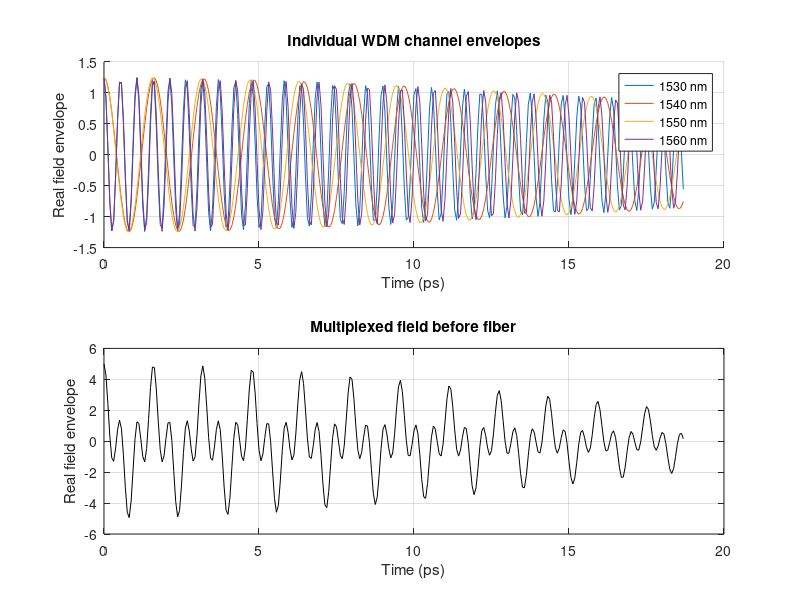
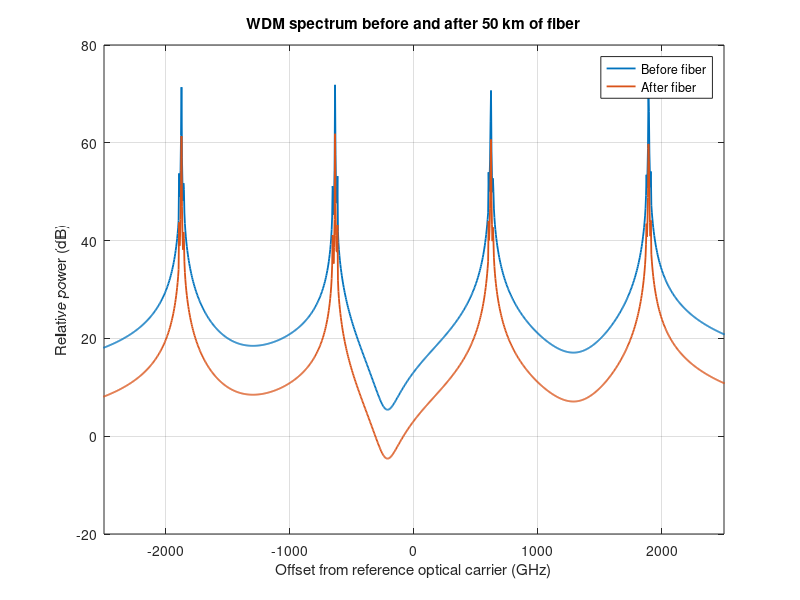
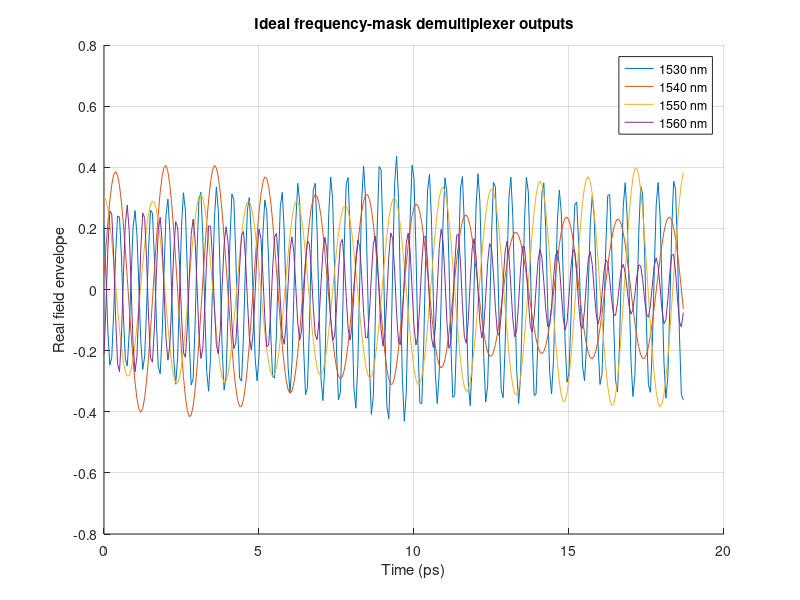
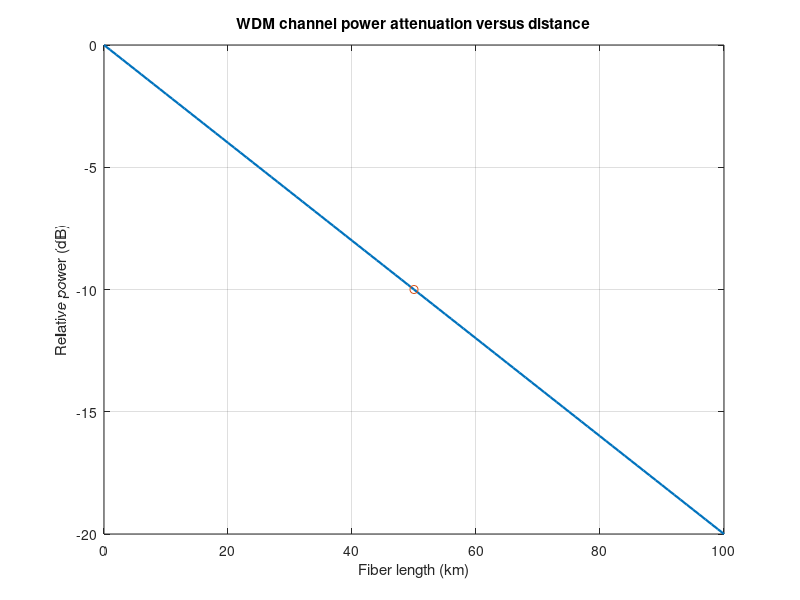

The MATLAB script that drew these images, in order: (Note: this script raises an error after producing the figures.)
% Four-channel complex-envelope WDM model with attenuation and dispersion.
% Sampling represents complex envelopes, not optical-carrier oscillations.

wdmScriptDir = fileparts(mfilename('fullpath'));
wdmMatlabDir = fileparts(wdmScriptDir);
wdmProjectDir = fileparts(wdmMatlabDir);
wdmGraphDir = fullfile(wdmProjectDir, 'Results', 'Graphs');
if ~exist(wdmGraphDir, 'dir')
    mkdir(wdmGraphDir);
end
wdmDataDir = fullfile(wdmProjectDir, 'Results', 'Data');
if ~exist(wdmDataDir, 'dir')
    mkdir(wdmDataDir);
end

wdmWavelength_nm = [1530, 1540, 1550, 1560];
wdmFiberLength_km = 50;
wdmAttenuation_dB_per_km = 0.2;
wdmBeta2_ps2_per_km = -21.7;
wdmSampleCount = 4096;
wdmSampleRate_Hz = 16e12;
wdmModulation_Hz = 18e9;
wdmSpeedOfLight_m_s = 299792458;

wdmOpticalFrequency_Hz = wdmSpeedOfLight_m_s ./ (wdmWavelength_nm * 1e-9);
wdmReferenceFrequency_Hz = mean(wdmOpticalFrequency_Hz);
wdmChannelOffset_Hz = wdmOpticalFrequency_Hz - wdmReferenceFrequency_Hz;
wdmTime_s = (0:wdmSampleCount - 1) / wdmSampleRate_Hz;
wdmFrequencyOffset_Hz = [0:wdmSampleCount / 2 - 1, ...
    -wdmSampleCount / 2:-1] * (wdmSampleRate_Hz / wdmSampleCount);

wdmChannelFields = zeros(numel(wdmWavelength_nm), wdmSampleCount);
for wdmChannelIndex = 1:numel(wdmWavelength_nm)
    wdmChannelFields(wdmChannelIndex, :) = ...
        exp(1i * 2 * pi * wdmChannelOffset_Hz(wdmChannelIndex) * wdmTime_s) .* ...
        (1 + 0.25 * cos(2 * pi * wdmModulation_Hz * wdmTime_s));
end
wdmMultiplexed = sum(wdmChannelFields, 1);

wdmBeta2_s2_per_m = wdmBeta2_ps2_per_km * 1e-24 / 1000;
wdmLength_m = wdmFiberLength_km * 1000;
wdmDispersionPhase = exp(-1i * 2 * pi^2 * wdmBeta2_s2_per_m * ...
    wdmLength_m * wdmFrequencyOffset_Hz.^2);
wdmPowerAttenuation = 10^(-wdmAttenuation_dB_per_km * ...
    wdmFiberLength_km / 10);
wdmTransmitted = ifft(fft(wdmMultiplexed) .* wdmDispersionPhase) * ...
    sqrt(wdmPowerAttenuation);

wdmSortedOffsets_Hz = sort(wdmChannelOffset_Hz);
wdmChannelSpacing_Hz = min(diff(wdmSortedOffsets_Hz));
wdmChannelHalfWidth_Hz = 0.45 * wdmChannelSpacing_Hz;
wdmSpectrum = fft(wdmTransmitted);
wdmChannelOutputs = zeros(size(wdmChannelFields));
for wdmChannelIndex = 1:numel(wdmWavelength_nm)
    wdmMask = abs(wdmFrequencyOffset_Hz - ...
        wdmChannelOffset_Hz(wdmChannelIndex)) <= wdmChannelHalfWidth_Hz;
    wdmChannelOutputs(wdmChannelIndex, :) = ifft(wdmSpectrum .* wdmMask);
end

fprintf('Four-channel WDM complex-envelope model\n');
fprintf('  Wavelengths (nm): %g %g %g %g\n', wdmWavelength_nm);
fprintf('  Fiber: %.1f km, attenuation %.2f dB/km; output power fraction %.4f\n', ...
    wdmFiberLength_km, wdmAttenuation_dB_per_km, wdmPowerAttenuation);
fprintf('  Dispersion beta2: %.1f ps^2/km\n', wdmBeta2_ps2_per_km);
fprintf('  Channel offsets (GHz): %.3f %.3f %.3f %.3f\n', ...
    wdmChannelOffset_Hz / 1e9);

wdmTime_ps = wdmTime_s * 1e12;
wdmPlotCount = 300;
wdmColors = lines(numel(wdmWavelength_nm));
figure('Name', 'WDM individual and multiplexed envelopes');
subplot(2, 1, 1);
hold on;
for wdmChannelIndex = 1:numel(wdmWavelength_nm)
    plot(wdmTime_ps(1:wdmPlotCount), ...
        real(wdmChannelFields(wdmChannelIndex, 1:wdmPlotCount)), ...
        'Color', wdmColors(wdmChannelIndex, :));
end
grid on;
xlabel('Time (ps)');
ylabel('Real field envelope');
title('Individual WDM channel envelopes');
legend('1530 nm', '1540 nm', '1550 nm', '1560 nm');
subplot(2, 1, 2);
plot(wdmTime_ps(1:wdmPlotCount), ...
    real(wdmMultiplexed(1:wdmPlotCount)), 'k');
grid on;
xlabel('Time (ps)');
ylabel('Real field envelope');
title('Multiplexed field before fiber');
saveas(gcf, fullfile(wdmGraphDir, 'wdm_signals.png'));

wdmSpectrumBefore = abs(fft(wdmMultiplexed)).^2;
wdmSpectrumAfter = abs(fft(wdmTransmitted)).^2;
wdmFrequencyGHz = wdmFrequencyOffset_Hz / 1e9;
[wdmFrequencyGHzSorted, wdmOrder] = sort(wdmFrequencyGHz);
figure('Name', 'WDM spectrum before and after fiber');
plot(wdmFrequencyGHzSorted, ...
    10 * log10(wdmSpectrumBefore(wdmOrder) + 1e-15), ...
    'LineWidth', 1.3);
hold on;
plot(wdmFrequencyGHzSorted, ...
    10 * log10(wdmSpectrumAfter(wdmOrder) + 1e-15), ...
    'LineWidth', 1.3);
xlim([-2500, 2500]);
grid on;
xlabel('Offset from reference optical carrier (GHz)');
ylabel('Relative power (dB)');
title('WDM spectrum before and after 50 km of fiber');
legend('Before fiber', 'After fiber');
saveas(gcf, fullfile(wdmGraphDir, 'wdm_spectrum_before_after.png'));

figure('Name', 'WDM demultiplexed channel outputs');
hold on;
for wdmChannelIndex = 1:numel(wdmWavelength_nm)
    plot(wdmTime_ps(1:wdmPlotCount), ...
        real(wdmChannelOutputs(wdmChannelIndex, 1:wdmPlotCount)), ...
        'Color', wdmColors(wdmChannelIndex, :));
end
grid on;
xlabel('Time (ps)');
ylabel('Real field envelope');
title('Ideal frequency-mask demultiplexer outputs');
legend('1530 nm', '1540 nm', '1550 nm', '1560 nm');
saveas(gcf, fullfile(wdmGraphDir, 'wdm_demultiplexed.png'));

wdmLengths_km = 0:100;
wdmOutputPower_dB = -wdmAttenuation_dB_per_km * wdmLengths_km;
figure('Name', 'WDM power versus distance');
plot(wdmLengths_km, wdmOutputPower_dB, 'LineWidth', 1.6);
hold on;
plot(wdmFiberLength_km, ...
    -wdmAttenuation_dB_per_km * wdmFiberLength_km, 'o');
grid on;
xlabel('Fiber length (km)');
ylabel('Relative power (dB)');
title('WDM channel power attenuation versus distance');
saveas(gcf, fullfile(wdmGraphDir, 'wdm_power_vs_distance.png'));

wdmOutput = table((1:numel(wdmWavelength_nm)).', ...
    wdmWavelength_nm.', (wdmOpticalFrequency_Hz / 1e12).', ...
    repmat(wdmPowerAttenuation, numel(wdmWavelength_nm), 1), ...
    'VariableNames', {'channel', 'wavelength_nm', ...
    'optical_frequency_thz', 'power_transmission'});
writetable(wdmOutput, fullfile(wdmDataDir, 'wdm_results_matlab.csv'));

wdmAnimationDir = fullfile(wdmProjectDir, 'Results', 'Animations');
if ~exist(wdmAnimationDir, 'dir')
    mkdir(wdmAnimationDir);
end
wdmGifPath = fullfile(wdmAnimationDir, 'wdm_co_propagation_matlab.gif');
wdmAnimationFigure = figure('Name', 'WDM co-propagation animation');
wdmDistance_km = linspace(0, 50, 300);
for wdmFrame = 1:60
    clf(wdmAnimationFigure);
    hold on;
    wdmProgress = (wdmFrame - 1) / 59;
    for wdmChannelIndex = 1:numel(wdmWavelength_nm)
        wdmSpatialPhase = 2 * pi * (wdmDistance_km / ...
            (10 + (wdmChannelIndex - 1) * 1.7) - ...
            50 * wdmProgress / (50 + (wdmChannelIndex - 1) * 2));
        plot(wdmDistance_km, sin(wdmSpatialPhase), ...
            'Color', wdmColors(wdmChannelIndex, :), 'LineWidth', 1.4);
    end
    grid on;
    xlabel('Distance along common fiber (km)');
    ylabel('Illustrative field oscillation');
    title('Four wavelength channels co-propagating in one fiber');
    legend('1530 nm', '1540 nm', '1550 nm', '1560 nm', ...
        'Location', 'northeast');
    axis([0, 50, -1.5, 1.5]);
    drawnow;
    wdmFrameData = getframe(wdmAnimationFigure);
    [wdmIndexed, wdmMap] = rgb2ind(wdmFrameData.cdata, 256);
    if wdmFrame == 1
        imwrite(wdmIndexed, wdmMap, wdmGifPath, 'gif', ...
            'LoopCount', inf, 'DelayTime', 0.05);
    else
        imwrite(wdmIndexed, wdmMap, wdmGifPath, 'gif', ...
            'WriteMode', 'append', 'DelayTime', 0.05);
    end
end
close(wdmAnimationFigure);
